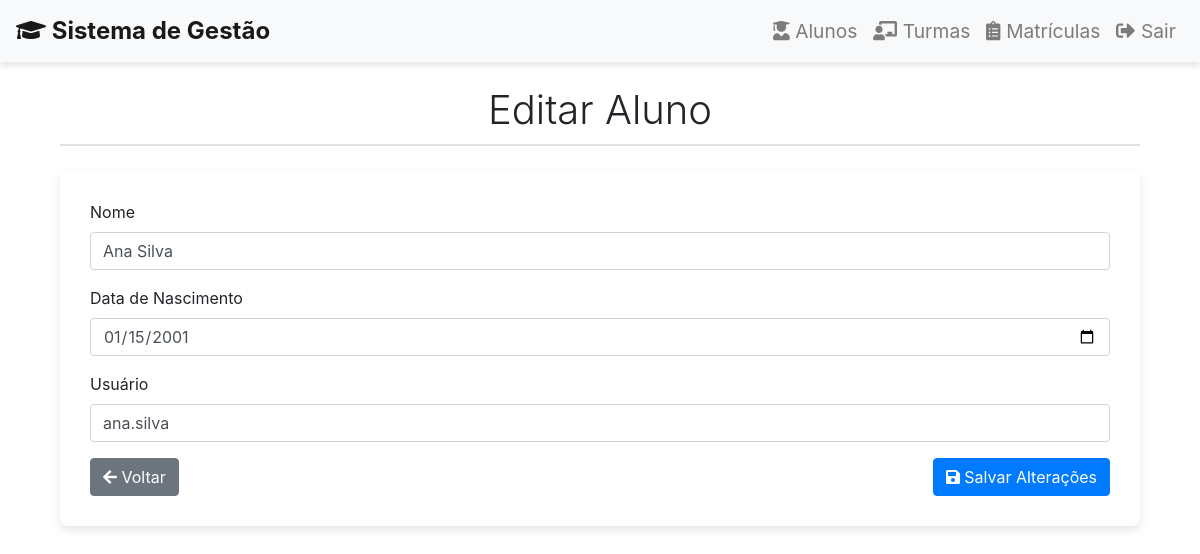
The app's page /alunos/edit/1 (signed in) with its own data.
### tables this page shows
CREATE TABLE IF NOT EXISTS alunos (
    id INT AUTO_INCREMENT PRIMARY KEY,
    nome VARCHAR(255) NOT NULL,
    data_nascimento DATE NOT NULL,
    usuario VARCHAR(255) NOT NULL
);

### app/Controllers/AlunoController.php (called while the page is built, shortened)
<?php
require_once __DIR__ . '/../Models/Aluno.php';
class AlunoController
{
    private $alunoModel;
    public function __construct(Aluno $alunoModel) {
        $this->alunoModel = $alunoModel;
    }
    public function edit(int $id) {
        $aluno = $this->alunoModel->find($id);
        $this->render('edit', compact('aluno'));
    }
    private function render(string $view, array $data = []) {
        extract($data);
        require __DIR__ . "/../Views/alunos/$view.php";
    }
}

### app/Models/Aluno.php (called while the page is built, shortened)
<?php
class Aluno
{
    private $pdo;
    public function __construct() {
        $this->pdo = self::getConnection();
    }
    public function find($id) {
        $stmt = $this->pdo->prepare("SELECT * FROM alunos WHERE id = ?");
        $stmt->execute([$id]);
        return $stmt->fetch(PDO::FETCH_ASSOC);
    }
    private static function getConnection() {
        $root = dirname(__DIR__, 2);
        return require $root . '/config/database.php';
    }
}

### config/database.php (called while the page is built)
<?php
$host = 'localhost';
$dbname = 'fiap';
$username = 'usuario';
$password = 'root';
try {
    $pdo = new PDO("mysql:host=$host;dbname=$dbname", $username, $password);
    $pdo->setAttribute(PDO::ATTR_ERRMODE, PDO::ERRMODE_EXCEPTION);
} catch (PDOException $e) {
    die("Erro de conexão: " . $e->getMessage());
}
return $pdo;
?>

### app/Views/alunos/edit.php (the view, shortened to what this page needs)
<!DOCTYPE html>
<html lang="pt-br">
<head>
    <link href="https://maxcdn.bootstrapcdn.com/bootstrap/4.5.2/css/bootstrap.min.css" rel="stylesheet">
    <link href="https://cdnjs.cloudflare.com/ajax/libs/font-awesome/5.15.3/css/all.min.css" rel="stylesheet">
</head>
<body>
    <div class="container mt-4">
        <h1 class="mb-4 text-center" style="font-weight: 300; border-bottom: 2px solid #dee2e6; padding-bottom: 10px;">
            Editar Aluno
        </h1>
        <div class="form-container">
            <form action="/alunos/update/<?php echo htmlspecialchars($aluno['id']); ?>" method="post">
                <div class="form-group">
                    <label for="nome">Nome</label>
                    <input type="text" id="nome" name="nome" class="form-control" value="<?php echo htmlspecialchars($aluno['nome']); ?>" required>
                </div>
                <div class="form-group">
                    <label for="data_nascimento">Data de Nascimento</label>
                    <input type="date" id="data_nascimento" name="data_nascimento" class="form-control" value="<?php echo htmlspecialchars($aluno['data_nascimento']); ?>" required>
                </div>
                <div class="form-group">
                    <label for="usuario">Usuário</label>
                    <input type="text" id="usuario" name="usuario" class="form-control" value="<?php echo htmlspecialchars($aluno['usuario']); ?>" required>
                </div>
                <div class="d-flex justify-content-between">
                    <a href="/alunos" class="btn btn-secondary"><i class="fas fa-arrow-left"></i> Voltar</a>
                    <button type="submit" class="btn btn-primary"><i class="fas fa-save"></i> Salvar Alterações</button>
                </div>
            </form>
        </div>
    </div>
</body>
</html>
<?php
require __DIR__ . '/../layout.php';
?>

### app/Views/alunos/edit.php (style rules this page uses)
body { background-color: #f8f9fa; }
.form-container { background: white; padding: 30px; border-radius: 8px; box-shadow: 0 4px 8px rgba(0,0,0,0.1); }
.btn-primary { background-color: #007bff; border-color: #007bff; }
.btn-secondary { background-color: #6c757d; border-color: #6c757d; }

### records on screen
alunos: nome "Ana Silva", data_nascimento "01/15/2001", usuario "ana.silva"
